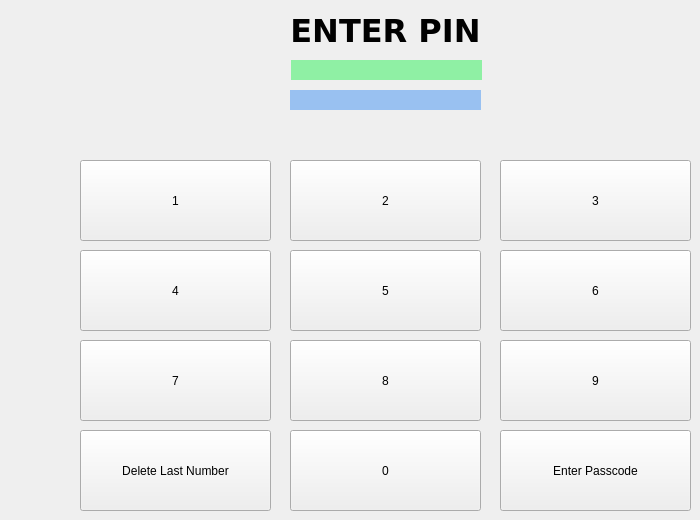
    <widget class="QWidget" name="pinLockScreen">
     <widget class="QLabel" name="lockScreenLabel">
      <property name="geometry">
       <rect>
        <x>290</x>
        <y>10</y>
        <width>191</width>
        <height>41</height>
       </rect>
      </property>
      <property name="font">
       <font>
        <family>DejaVu Sans</family>
        <pointsize>24</pointsize>
        <weight>75</weight>
        <bold>true</bold>
       </font>
      </property>
      <property name="text">
       <string>ENTER PIN</string>
      </property>
      <property name="alignment">
       <set>Qt::AlignCenter</set>
      </property>
     </widget>
     <widget class="QPushButton" name="lockScreen_b1">
      <property name="geometry">
       <rect>
        <x>80</x>
        <y>160</y>
        <width>191</width>
        <height>81</height>
       </rect>
      </property>
      <property name="text">
       <string>1</string>
      </property>
     </widget>
     <widget class="QPushButton" name="lockScreen_b9">
      <property name="geometry">
       <rect>
        <x>500</x>
        <y>340</y>
        <width>191</width>
        <height>81</height>
       </rect>
      </property>
      <property name="text">
       <string>9</string>
      </property>
     </widget>
     <widget class="QPushButton" name="lockScreen_b7">
      <property name="geometry">
       <rect>
        <x>80</x>
        <y>340</y>
        <width>191</width>
        <height>81</height>
       </rect>
      </property>
      <property name="text">
       <string>7</string>
      </property>
     </widget>
     <widget class="QPushButton" name="lockScreen_b5">
      <property name="geometry">
       <rect>
        <x>290</x>
        <y>250</y>
        <width>191</width>
        <height>81</height>
       </rect>
      </property>
      <property name="text">
       <string>5</string>
      </property>
     </widget>
     <widget class="QPushButton" name="lockScreen_b0">
      <property name="geometry">
       <rect>
        <x>290</x>
        <y>430</y>
        <width>191</width>
        <height>81</height>
       </rect>
      </property>
      <property name="text">
       <string>0</string>
      </property>
     </widget>
     <widget class="QPushButton" name="lockScreen_b6">
      <property name="geometry">
       <rect>
        <x>500</x>
        <y>250</y>
        <width>191</width>
        <height>81</height>
       </rect>
      </property>
      <property name="text">
       <string>6</string>
      </property>
     </widget>
     <widget class="QPushButton" name="lockScreen_b3">
      <property name="geometry">
       <rect>
        <x>500</x>
        <y>160</y>
        <width>191</width>
        <height>81</height>
       </rect>
      </property>
      <property name="text">
       <string>3</string>
      </property>
     </widget>
     <widget class="QPushButton" name="lockScreen_b4">
      <property name="geometry">
       <rect>
        <x>80</x>
        <y>250</y>
        <width>191</width>
        <height>81</height>
       </rect>
      </property>
      <property name="text">
       <string>4</string>
      </property>
     </widget>
     <widget class="QPushButton" name="lockScreen_b8">
      <property name="geometry">
       <rect>
        <x>290</x>
        <y>340</y>
        <width>191</width>
        <height>81</height>
       </rect>
      </property>
      <property name="text">
       <string>8</string>
      </property>
     </widget>
     <widget class="QPushButton" name="lockScreen_b2">
      <property name="geometry">
       <rect>
        <x>290</x>
        <y>160</y>
        <width>191</width>
        <height>81</height>
       </rect>
      </property>
      <property name="text">
       <string>2</string>
      </property>
     </widget>
     <widget class="QLabel" name="passcodeLabel">
      <property name="geometry">
       <rect>
        <x>291</x>
        <y>60</y>
        <width>191</width>
        <height>20</height>
       </rect>
      </property>
      <property name="autoFillBackground">
       <bool>false</bool>
      </property>
      <property name="styleSheet">
       <string notr="true">background-color: rgb(143, 240, 164);</string>
      </property>
      <property name="text">
       <string/>
      </property>
      <property name="alignment">
       <set>Qt::AlignCenter</set>
      </property>
     </widget>
     <widget class="QPushButton" name="lockScreen_enterButton">
      <property name="geometry">
       <rect>
        <x>500</x>
        <y>430</y>
        <width>191</width>
        <height>81</height>
       </rect>
      </property>
      <property name="text">
       <string>Enter Passcode</string>
      </property>
     </widget>
     <widget class="QPushButton" name="lockScreen_deleteButton">
      <property name="geometry">
       <rect>
        <x>80</x>
        <y>430</y>
        <width>191</width>
        <height>81</height>
       </rect>
      </property>
      <property name="text">
       <string>Delete Last Number</string>
      </property>
     </widget>
     <widget class="QLabel" name="passcodeIncorrectLabel">
      <property name="geometry">
       <rect>
        <x>290</x>
        <y>90</y>
        <width>191</width>
        <height>20</height>
       </rect>
      </property>
      <property name="autoFillBackground">
       <bool>false</bool>
      </property>
      <property name="styleSheet">
       <string notr="true">background-color: rgb(153, 193, 241);</string>
      </property>
      <property name="text">
       <string/>
      </property>
      <property name="alignment">
       <set>Qt::AlignCenter</set>
      </property>
     </widget>
    </widget>
